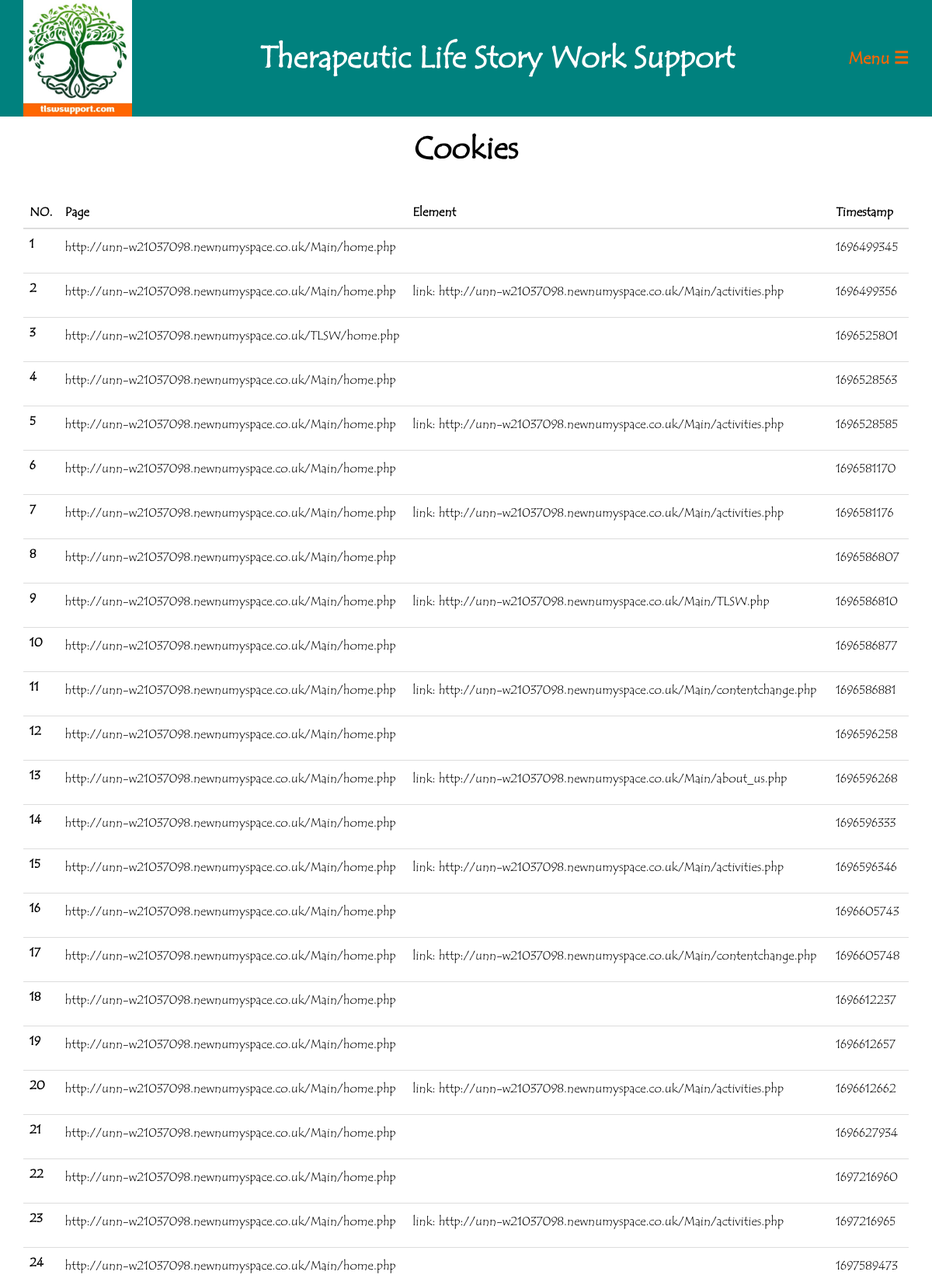
Page /contact_requests.php (signed in, upper part) on the committed database.
### tables this page shows
CREATE TABLE IF NOT EXISTS `page_views` (
  `id` int(11) NOT NULL,
  `page` text NOT NULL,
  `element` text,
  `timestamp` int(11) NOT NULL
);

### contact_requests.php (the view, shortened to what this page needs)
<?php
include("includes/header.php");
?>
<section class="banner">
    <div class="container">
        <div class="row">
            <div class="col-md-12">
                <h2>Cookies</h2>
            </div>
        </div>
    </div>
</section>
<section>
    <div class="container">
        <div class="row">
            <div class="col-md-12">
                <div class="table-responsive">
                      <table class="table align-items-center table-flush">
                        <thead class="thead-light">
                          <tr>
                            <th scope="col">NO.</th>
                            <th scope="col">Page</th>
                            <th scope="col">Element</th>
                            <th scope="col">Timestamp</th>
                          </tr>
                        </thead>
                        <tbody>
                          <?php
                          $sql = " SELECT * FROM page_views ORDER BY `page_views`.`id` DESC ";
                          $result = $conn->query($sql);
                          if ($result->num_rows > 0) {
                            $i = 1 ;
                            while($row = $result->fetch_assoc()) {
                              ?>
                                <tr>
                                    <th scope="row"><?=$i;?></th>
                                    <td><p><?=$row["page"];?></p></td>
                                    <td><p><?=$row["element"];?></p></td>
                                    <td><p><?=$row["timestamp"];?></p></td>
                                </tr>
                              <?php
                              $i++ ;
                            }
                          }
                          else {
                            echo "<tr><td colspan='6'>No results</td></tr>";
                          }
                          ?>
                        </tbody>
                      </table>
            </div>
            </div>
        </div>
    </div>
</section>
<?php
    include("includes/footer.php");
?>

### main_style.css (style rules this page uses)
.banner h2 { font-family: "Tempus Sans ITC"; text-align: center; font-weight: 700; font-size: 250%; margin-bottom: 40px; }
* { padding: 0; margin: 0; box-sizing: border-box; }
body { font-family: "Tempus Sans ITC"; color: black; font-size: 16px; }
p { font-size: 16px; line-height: 30px; }
h2 { font-family: "Tempus Sans ITC"; font-weight: 700; }
::placeholder { color: #fff; font-family: Arial; }

### assets/style-tool.css (style rules this page uses)
body { position: relative; }

### rows in the picture
page_views: page "http://unn-w21037098.newnumyspace.co.uk/Main/home.php", timestamp "1696499345"
page_views: page "http://unn-w21037098.newnumyspace.co.uk/Main/home.php", element "link: http://unn-w21037098.newnumyspace.co.uk/Main/activities.php", timestamp "1696499356"
page_views: page "http://unn-w21037098.newnumyspace.co.uk/TLSW/home.php", timestamp "1696525801"
page_views: page "http://unn-w21037098.newnumyspace.co.uk/Main/home.php", timestamp "1696528563"
page_views: page "http://unn-w21037098.newnumyspace.co.uk/Main/home.php", element "link: http://unn-w21037098.newnumyspace.co.uk/Main/activities.php", timestamp "1696528585"
page_views: page "http://unn-w21037098.newnumyspace.co.uk/Main/home.php", timestamp "1696581170"
page_views: page "http://unn-w21037098.newnumyspace.co.uk/Main/home.php", element "link: http://unn-w21037098.newnumyspace.co.uk/Main/activities.php", timestamp "1696581176"
page_views: page "http://unn-w21037098.newnumyspace.co.uk/Main/home.php", timestamp "1696586807"
page_views: page "http://unn-w21037098.newnumyspace.co.uk/Main/home.php", element "link: http://unn-w21037098.newnumyspace.co.uk/Main/TLSW.php", timestamp "1696586810"
page_views: page "http://unn-w21037098.newnumyspace.co.uk/Main/home.php", timestamp "1696586877"
page_views: page "http://unn-w21037098.newnumyspace.co.uk/Main/home.php", element "link: http://unn-w21037098.newnumyspace.co.uk/Main/contentchange.php", timestamp "1696586881"
page_views: page "http://unn-w21037098.newnumyspace.co.uk/Main/home.php", timestamp "1696596258"
page_views: page "http://unn-w21037098.newnumyspace.co.uk/Main/home.php", element "link: http://unn-w21037098.newnumyspace.co.uk/Main/about_us.php", timestamp "1696596268"
page_views: page "http://unn-w21037098.newnumyspace.co.uk/Main/home.php", timestamp "1696596333"
page_views: page "http://unn-w21037098.newnumyspace.co.uk/Main/home.php", element "link: http://unn-w21037098.newnumyspace.co.uk/Main/activities.php", timestamp "1696596346"
page_views: page "http://unn-w21037098.newnumyspace.co.uk/Main/home.php", timestamp "1696605743"
page_views: page "http://unn-w21037098.newnumyspace.co.uk/Main/home.php", element "link: http://unn-w21037098.newnumyspace.co.uk/Main/contentchange.php", timestamp "1696605748"
page_views: page "http://unn-w21037098.newnumyspace.co.uk/Main/home.php", timestamp "1696612237"
page_views: page "http://unn-w21037098.newnumyspace.co.uk/Main/home.php", timestamp "1696612657"
page_views: page "http://unn-w21037098.newnumyspace.co.uk/Main/home.php", element "link: http://unn-w21037098.newnumyspace.co.uk/Main/activities.php", timestamp "1696612662"
page_views: page "http://unn-w21037098.newnumyspace.co.uk/Main/home.php", timestamp "1696627934"
page_views: page "http://unn-w21037098.newnumyspace.co.uk/Main/home.php", timestamp "1697216960"
page_views: page "http://unn-w21037098.newnumyspace.co.uk/Main/home.php", element "link: http://unn-w21037098.newnumyspace.co.uk/Main/activities.php", timestamp "1697216965"
page_views: page "http://unn-w21037098.newnumyspace.co.uk/Main/home.php", timestamp "1697589473"
